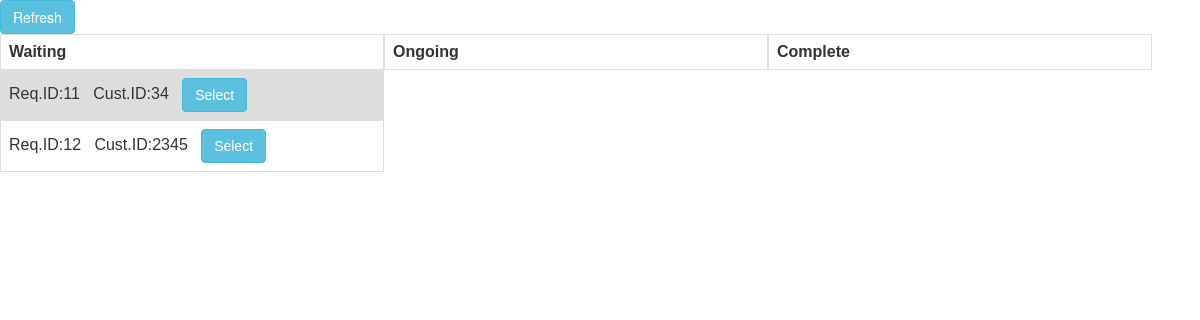
Before: /driverapp.html/3/ with the older database file.
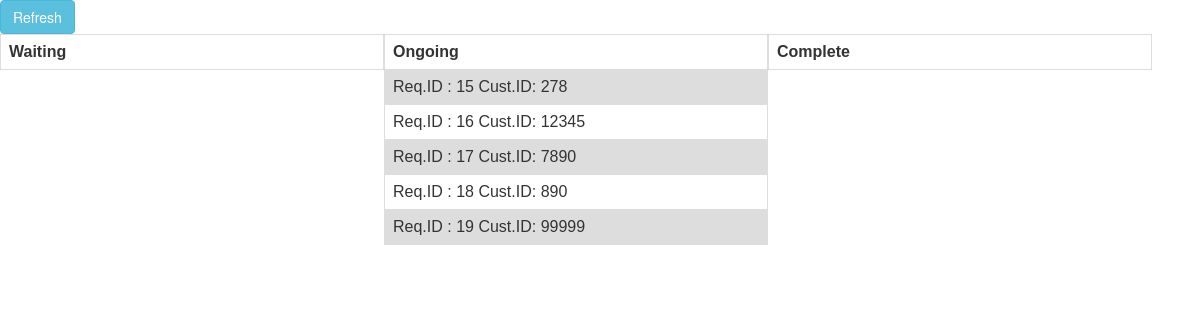
After: the same page with the newer database file.
### dashboard/models.py (models this page shows)
class Request(models.Model):
	customer = models.ForeignKey(Customer,on_delete=models.SET_DEFAULT,default=None,blank=True,null=True)
	start_time = models.DateTimeField(null=True)
	end_time = models.DateTimeField(null=True)
	status = models.CharField(choices = REQUEST_CHOICES,max_length = 50,blank=True)
	driver = models.ForeignKey(Driver,on_delete=models.SET_DEFAULT,default=None,blank=True,null=True)
	active = models.BooleanField(default = True)

### customerapp/models.py (models this page shows, shortened)
class Customer(models.Model):
	customer_id = models.CharField(max_length = 200, unique=True, db_index=True)
	name = models.CharField(max_length = 200, null=True, blank=True)
	email = models.CharField(max_length = 100, null=True, blank=True)

### driverapp/views.py (the view, shortened to what this page needs)
# urls.py: url(r'driverapp.html/(?P<id>\d+)/$',views.get_driver_panel,name='get_driver_panel'),
def get_driver_panel(request,id):
	if request.method == 'GET':
		try:
			print(id)
			waiting = Request.objects.filter(status='waiting')
			print(waiting)
			driver = Driver.objects.get(id=id)
			ongoing = Request.objects.filter(status='ongoing',driver=driver)
			completed = CompleteRequest.objects.filter(driver=driver)
			print("Complete List")
			print(completed)
			return render(request, 'driverApp.html',{'waiting':waiting,'ongoing':ongoing,'complete':completed,'id':id})
		except Exception as e:
			print("ERror")
			print(str(e))
			return render(request, 'driverApp.html')

### templates/driverApp.html (shortened to what this page needs)
{% load staticfiles %}
<html>
  <head>
	<link rel="stylesheet" href="https://maxcdn.bootstrapcdn.com/bootstrap/3.3.7/css/bootstrap.min.css">
  	</head>
  	<body>
                  <div>
            <button type="button" class="btn btn-info" onclick="location.reload();">Refresh</button>
            </div>
      <div>
            <table style="float: left;">
            <tr>
            	<th>Waiting</th>
            </tr>
            {% for ride in waiting %}
               <tr>
      <td>Req.ID:{{ ride.id }} &nbsp; Cust.ID:{{ ride.customer.customer_id }} &nbsp; <button type="button" class="btn btn-info" onclick="select_ride('{{ id }}','{{ ride.id }}');">Select</button> </td>
               </tr>
            {% endfor %}
            </table>
            <table style="float: left;">
            <tr>
            <th>Ongoing</th>
            </tr>
            {% for ride in ongoing %}
               <tr>
                <td>Req.ID : {{ ride.id }}   Cust.ID: {{ ride.customer.customer_id }}</td>
               </tr>
            {% endfor %}
            </table>
            <table style="float: left;">
            <tr>
            <th>Complete</th>
            </tr>
            </table>
            </div>
   </body>
</html>

Changed rows visible on the page:
removed Request: id "11", customer.customer_id "34"
removed Request: id "12", customer.customer_id "2345"
added Request: id "15", customer.customer_id "278"
added Request: id "16", customer.customer_id "12345"
added Request: id "17", customer.customer_id "7890"
added Request: id "18", customer.customer_id "890"
added Request: id "19", customer.customer_id "99999"
